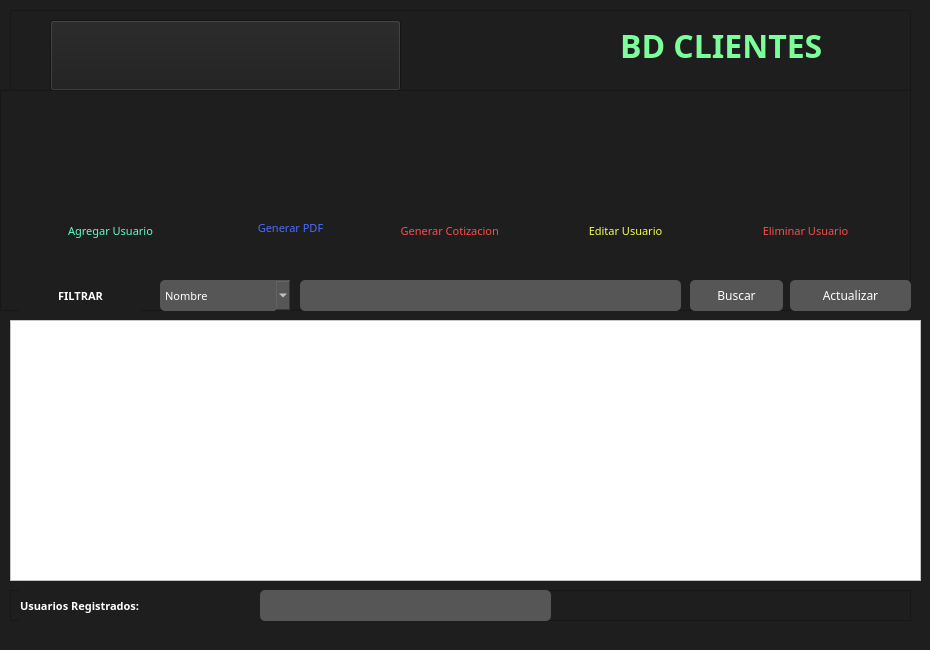
<?xml version="1.0" encoding="UTF-8"?>
<ui version="4.0">
 <class>List_Cliente</class>
 <widget class="QWidget" name="List_Cliente">
  <property name="geometry">
   <rect>
    <x>0</x>
    <y>0</y>
    <width>930</width>
    <height>650</height>
   </rect>
  </property>
  <property name="font">
   <font>
    <family>LEMON MILK Bold</family>
    <weight>75</weight>
    <bold>true</bold>
   </font>
  </property>
  <property name="windowTitle">
   <string>BD Momentum</string>
  </property>
  <property name="autoFillBackground">
   <bool>false</bool>
  </property>
  <property name="styleSheet">
   <string notr="true">background-color: rgb(30, 30, 30);

</string>
  </property>
  <widget class="QFrame" name="frame_imagenes">
   <property name="geometry">
    <rect>
     <x>10</x>
     <y>10</y>
     <width>901</width>
     <height>81</height>
    </rect>
   </property>
   <property name="frameShape">
    <enum>QFrame::StyledPanel</enum>
   </property>
   <property name="frameShadow">
    <enum>QFrame::Raised</enum>
   </property>
   <widget class="QLabel" name="label_BD_Clientes">
    <property name="geometry">
     <rect>
      <x>610</x>
      <y>10</y>
      <width>271</width>
      <height>51</height>
     </rect>
    </property>
    <property name="font">
     <font>
      <family>LEMON MILK Bold</family>
      <pointsize>24</pointsize>
      <weight>75</weight>
      <bold>true</bold>
     </font>
    </property>
    <property name="layoutDirection">
     <enum>Qt::LeftToRight</enum>
    </property>
    <property name="autoFillBackground">
     <bool>false</bool>
    </property>
    <property name="styleSheet">
     <string notr="true">background-color: rgb(30, 30,30);
color: rgb(124, 255, 155);</string>
    </property>
    <property name="text">
     <string>BD CLIENTES</string>
    </property>
   </widget>
   <widget class="QPushButton" name="pushButton">
    <property name="geometry">
     <rect>
      <x>40</x>
      <y>10</y>
      <width>351</width>
      <height>71</height>
     </rect>
    </property>
    <property name="text">
     <string/>
    </property>
    <property name="icon">
     <iconset>
      <normaloff>../assets/images/logo-momentum.png</normaloff>../assets/images/logo-momentum.png</iconset>
    </property>
    <property name="iconSize">
     <size>
      <width>300</width>
      <height>300</height>
     </size>
    </property>
   </widget>
  </widget>
  <widget class="QFrame" name="frame">
   <property name="geometry">
    <rect>
     <x>0</x>
     <y>90</y>
     <width>911</width>
     <height>221</height>
    </rect>
   </property>
   <property name="frameShape">
    <enum>QFrame::StyledPanel</enum>
   </property>
   <property name="frameShadow">
    <enum>QFrame::Raised</enum>
   </property>
   <widget class="QPushButton" name="add_cliente">
    <property name="geometry">
     <rect>
      <x>60</x>
      <y>10</y>
      <width>121</width>
      <height>111</height>
     </rect>
    </property>
    <property name="cursor">
     <cursorShape>PointingHandCursor</cursorShape>
    </property>
    <property name="styleSheet">
     <string notr="true">background-color: rgb(255, 255, 255);</string>
    </property>
    <property name="text">
     <string/>
    </property>
    <property name="icon">
     <iconset>
      <normaloff>../assets/icons/2150373-social-media/png/001-add user.png</normaloff>../assets/icons/2150373-social-media/png/001-add user.png</iconset>
    </property>
    <property name="iconSize">
     <size>
      <width>100</width>
      <height>100</height>
     </size>
    </property>
    <property name="flat">
     <bool>true</bool>
    </property>
   </widget>
   <widget class="QPushButton" name="add_pdf">
    <property name="geometry">
     <rect>
      <x>230</x>
      <y>10</y>
      <width>121</width>
      <height>111</height>
     </rect>
    </property>
    <property name="cursor">
     <cursorShape>PointingHandCursor</cursorShape>
    </property>
    <property name="styleSheet">
     <string notr="true">background-color: rgb(255, 255, 255);</string>
    </property>
    <property name="text">
     <string/>
    </property>
    <property name="icon">
     <iconset>
      <normaloff>../assets/icons/2150373-social-media/png/035-profile.png</normaloff>../assets/icons/2150373-social-media/png/035-profile.png</iconset>
    </property>
    <property name="iconSize">
     <size>
      <width>100</width>
      <height>100</height>
     </size>
    </property>
    <property name="flat">
     <bool>true</bool>
    </property>
   </widget>
   <widget class="QPushButton" name="add_cotizacion">
    <property name="geometry">
     <rect>
      <x>400</x>
      <y>10</y>
      <width>121</width>
      <height>111</height>
     </rect>
    </property>
    <property name="cursor">
     <cursorShape>PointingHandCursor</cursorShape>
    </property>
    <property name="styleSheet">
     <string notr="true">background-color: rgb(255, 255, 255);</string>
    </property>
    <property name="text">
     <string/>
    </property>
    <property name="icon">
     <iconset>
      <normaloff>../assets/icons/2150373-social-media/png/031-online shop.png</normaloff>../assets/icons/2150373-social-media/png/031-online shop.png</iconset>
    </property>
    <property name="iconSize">
     <size>
      <width>100</width>
      <height>100</height>
     </size>
    </property>
    <property name="flat">
     <bool>true</bool>
    </property>
   </widget>
   <widget class="QPushButton" name="edit_cliente">
    <property name="geometry">
     <rect>
      <x>560</x>
      <y>10</y>
      <width>121</width>
      <height>111</height>
     </rect>
    </property>
    <property name="cursor">
     <cursorShape>PointingHandCursor</cursorShape>
    </property>
    <property name="styleSheet">
     <string notr="true">background-color: rgb(255, 255, 255);</string>
    </property>
    <property name="text">
     <string/>
    </property>
    <property name="icon">
     <iconset>
      <normaloff>../assets/icons/2150373-social-media/png/046-user-modify.png</normaloff>../assets/icons/2150373-social-media/png/046-user-modify.png</iconset>
    </property>
    <property name="iconSize">
     <size>
      <width>100</width>
      <height>100</height>
     </size>
    </property>
    <property name="flat">
     <bool>true</bool>
    </property>
   </widget>
   <widget class="QPushButton" name="spr_cliente">
    <property name="geometry">
     <rect>
      <x>750</x>
      <y>10</y>
      <width>121</width>
      <height>111</height>
     </rect>
    </property>
    <property name="cursor">
     <cursorShape>PointingHandCursor</cursorShape>
    </property>
    <property name="styleSheet">
     <string notr="true">background-color: rgb(255, 255, 255);</string>
    </property>
    <property name="text">
     <string/>
    </property>
    <property name="icon">
     <iconset>
      <normaloff>../assets/icons/2150373-social-media/png/037-remove user.png</normaloff>../assets/icons/2150373-social-media/png/037-remove user.png</iconset>
    </property>
    <property name="iconSize">
     <size>
      <width>100</width>
      <height>100</height>
     </size>
    </property>
    <property name="flat">
     <bool>true</bool>
    </property>
   </widget>
   <widget class="QLabel" name="add_user">
    <property name="geometry">
     <rect>
      <x>50</x>
      <y>120</y>
      <width>121</width>
      <height>41</height>
     </rect>
    </property>
    <property name="font">
     <font>
      <family>8514oem</family>
      <pointsize>8</pointsize>
      <weight>50</weight>
      <bold>false</bold>
     </font>
    </property>
    <property name="styleSheet">
     <string notr="true">color: rgb(100, 252, 196);
</string>
    </property>
    <property name="text">
     <string>Agregar Usuario</string>
    </property>
    <property name="alignment">
     <set>Qt::AlignCenter</set>
    </property>
    <property name="wordWrap">
     <bool>true</bool>
    </property>
   </widget>
   <widget class="QLabel" name="pdf">
    <property name="geometry">
     <rect>
      <x>220</x>
      <y>130</y>
      <width>141</width>
      <height>16</height>
     </rect>
    </property>
    <property name="font">
     <font>
      <family>8514oem</family>
      <pointsize>8</pointsize>
      <weight>50</weight>
      <bold>false</bold>
     </font>
    </property>
    <property name="styleSheet">
     <string notr="true">color: rgb(76, 108, 255);
</string>
    </property>
    <property name="text">
     <string>Generar PDF</string>
    </property>
    <property name="alignment">
     <set>Qt::AlignCenter</set>
    </property>
   </widget>
   <widget class="QLabel" name="cotizacion">
    <property name="geometry">
     <rect>
      <x>400</x>
      <y>120</y>
      <width>111</width>
      <height>41</height>
     </rect>
    </property>
    <property name="font">
     <font>
      <family>8514oem</family>
      <pointsize>8</pointsize>
      <weight>50</weight>
      <bold>false</bold>
     </font>
    </property>
    <property name="styleSheet">
     <string notr="true">color: rgb(255, 76, 76);
</string>
    </property>
    <property name="text">
     <string>Generar Cotizacion    </string>
    </property>
    <property name="alignment">
     <set>Qt::AlignCenter</set>
    </property>
    <property name="wordWrap">
     <bool>true</bool>
    </property>
   </widget>
   <widget class="QLabel" name="cotizacion_2">
    <property name="geometry">
     <rect>
      <x>570</x>
      <y>120</y>
      <width>111</width>
      <height>41</height>
     </rect>
    </property>
    <property name="font">
     <font>
      <family>8514oem</family>
      <pointsize>8</pointsize>
      <weight>50</weight>
      <bold>false</bold>
     </font>
    </property>
    <property name="styleSheet">
     <string notr="true">color: rgb(242, 255, 76);
</string>
    </property>
    <property name="text">
     <string>Editar Usuario</string>
    </property>
    <property name="alignment">
     <set>Qt::AlignCenter</set>
    </property>
    <property name="wordWrap">
     <bool>true</bool>
    </property>
   </widget>
   <widget class="QLabel" name="cotizacion_3">
    <property name="geometry">
     <rect>
      <x>750</x>
      <y>120</y>
      <width>111</width>
      <height>41</height>
     </rect>
    </property>
    <property name="font">
     <font>
      <family>8514oem</family>
      <pointsize>8</pointsize>
      <weight>50</weight>
      <bold>false</bold>
     </font>
    </property>
    <property name="styleSheet">
     <string notr="true">color: rgb(255, 76, 76);
</string>
    </property>
    <property name="text">
     <string>Eliminar Usuario</string>
    </property>
    <property name="alignment">
     <set>Qt::AlignCenter</set>
    </property>
    <property name="wordWrap">
     <bool>true</bool>
    </property>
   </widget>
   <widget class="QTextEdit" name="busqueda">
    <property name="geometry">
     <rect>
      <x>300</x>
      <y>190</y>
      <width>381</width>
      <height>31</height>
     </rect>
    </property>
    <property name="font">
     <font>
      <family>8514oem</family>
      <pointsize>8</pointsize>
     </font>
    </property>
    <property name="styleSheet">
     <string notr="true">background-color: rgb(86, 86, 86);
border-radius: 5px;
color: rgb(255, 255, 255);</string>
    </property>
    <property name="markdown">
     <string/>
    </property>
    <property name="html">
     <string>&lt;!DOCTYPE HTML PUBLIC &quot;-//W3C//DTD HTML 4.0//EN&quot; &quot;http://www.w3.org/TR/REC-html40/strict.dtd&quot;&gt;
&lt;html&gt;&lt;head&gt;&lt;meta name=&quot;qrichtext&quot; content=&quot;1&quot; /&gt;&lt;style type=&quot;text/css&quot;&gt;
p, li { white-space: pre-wrap; }
&lt;/style&gt;&lt;/head&gt;&lt;body style=&quot; font-family:'8514oem'; font-size:8pt; font-weight:400; font-style:normal;&quot;&gt;
&lt;p style=&quot;-qt-paragraph-type:empty; margin-top:6px; margin-bottom:6px; margin-left:0px; margin-right:0px; -qt-block-indent:0; text-indent:0px;&quot;&gt;&lt;br /&gt;&lt;/p&gt;&lt;/body&gt;&lt;/html&gt;</string>
    </property>
   </widget>
   <widget class="QComboBox" name="Filtrar">
    <property name="geometry">
     <rect>
      <x>160</x>
      <y>190</y>
      <width>131</width>
      <height>31</height>
     </rect>
    </property>
    <property name="font">
     <font>
      <family>8514oem</family>
      <pointsize>8</pointsize>
      <weight>50</weight>
      <bold>false</bold>
     </font>
    </property>
    <property name="styleSheet">
     <string notr="true">background-color: rgb(86, 86, 86);
border-radius: 5px;
color: rgb(255, 255, 255);</string>
    </property>
    <item>
     <property name="text">
      <string>Nombre</string>
     </property>
    </item>
    <item>
     <property name="text">
      <string>Cédula</string>
     </property>
    </item>
    <item>
     <property name="text">
      <string>Fecha</string>
     </property>
    </item>
   </widget>
   <widget class="QLabel" name="filtrar">
    <property name="geometry">
     <rect>
      <x>20</x>
      <y>190</y>
      <width>121</width>
      <height>31</height>
     </rect>
    </property>
    <property name="font">
     <font>
      <family>8514oem</family>
      <pointsize>8</pointsize>
      <weight>75</weight>
      <bold>true</bold>
     </font>
    </property>
    <property name="styleSheet">
     <string notr="true">color: rgb(255, 255, 255);
</string>
    </property>
    <property name="text">
     <string>FILTRAR</string>
    </property>
    <property name="alignment">
     <set>Qt::AlignCenter</set>
    </property>
    <property name="wordWrap">
     <bool>true</bool>
    </property>
   </widget>
   <widget class="QPushButton" name="buscar">
    <property name="geometry">
     <rect>
      <x>690</x>
      <y>190</y>
      <width>93</width>
      <height>31</height>
     </rect>
    </property>
    <property name="font">
     <font>
      <family>8514oem</family>
     </font>
    </property>
    <property name="cursor">
     <cursorShape>PointingHandCursor</cursorShape>
    </property>
    <property name="styleSheet">
     <string notr="true">background-color: rgb(86, 86, 86);
border-radius: 5px;
color: rgb(255, 255, 255);
box-shadow: 2px 2px 5px ;
</string>
    </property>
    <property name="text">
     <string>Buscar</string>
    </property>
    <property name="icon">
     <iconset>
      <normaloff>../assets/icons/2150373-social-media/png/039-search.png</normaloff>../assets/icons/2150373-social-media/png/039-search.png</iconset>
    </property>
    <property name="checkable">
     <bool>false</bool>
    </property>
    <property name="autoDefault">
     <bool>false</bool>
    </property>
    <property name="default">
     <bool>false</bool>
    </property>
    <property name="flat">
     <bool>false</bool>
    </property>
   </widget>
   <widget class="QPushButton" name="actualizar">
    <property name="geometry">
     <rect>
      <x>790</x>
      <y>190</y>
      <width>121</width>
      <height>31</height>
     </rect>
    </property>
    <property name="font">
     <font>
      <family>8514oem</family>
     </font>
    </property>
    <property name="cursor">
     <cursorShape>PointingHandCursor</cursorShape>
    </property>
    <property name="styleSheet">
     <string notr="true">background-color: rgb(86, 86, 86);
border-radius: 5px;
color: rgb(255, 255, 255);</string>
    </property>
    <property name="text">
     <string>Actualizar</string>
    </property>
    <property name="icon">
     <iconset>
      <normaloff>../assets/icons/2150373-social-media/png/updated.png</normaloff>../assets/icons/2150373-social-media/png/updated.png</iconset>
    </property>
   </widget>
  </widget>
  <widget class="QFrame" name="abajo">
   <property name="geometry">
    <rect>
     <x>10</x>
     <y>590</y>
     <width>901</width>
     <height>31</height>
    </rect>
   </property>
   <property name="frameShape">
    <enum>QFrame::StyledPanel</enum>
   </property>
   <property name="frameShadow">
    <enum>QFrame::Raised</enum>
   </property>
   <widget class="QLabel" name="numero_clientes">
    <property name="geometry">
     <rect>
      <x>10</x>
      <y>0</y>
      <width>251</width>
      <height>31</height>
     </rect>
    </property>
    <property name="font">
     <font>
      <family>8514oem</family>
      <pointsize>8</pointsize>
      <weight>75</weight>
      <bold>true</bold>
     </font>
    </property>
    <property name="styleSheet">
     <string notr="true">color: rgb(255, 255, 255);
</string>
    </property>
    <property name="text">
     <string>Usuarios Registrados:</string>
    </property>
    <property name="alignment">
     <set>Qt::AlignLeading|Qt::AlignLeft|Qt::AlignVCenter</set>
    </property>
    <property name="wordWrap">
     <bool>false</bool>
    </property>
   </widget>
   <widget class="QLabel" name="usuarios_n">
    <property name="geometry">
     <rect>
      <x>250</x>
      <y>0</y>
      <width>291</width>
      <height>31</height>
     </rect>
    </property>
    <property name="font">
     <font>
      <family>LEMON MILK</family>
      <pointsize>11</pointsize>
      <weight>75</weight>
      <bold>true</bold>
     </font>
    </property>
    <property name="styleSheet">
     <string notr="true">background-color: rgb(86, 86, 86);
border-radius: 5px;
color: rgb(255, 255, 255);</string>
    </property>
    <property name="text">
     <string/>
    </property>
    <property name="alignment">
     <set>Qt::AlignLeading|Qt::AlignLeft|Qt::AlignVCenter</set>
    </property>
    <property name="wordWrap">
     <bool>false</bool>
    </property>
   </widget>
  </widget>
  <widget class="QTableWidget" name="table_clientes">
   <property name="geometry">
    <rect>
     <x>10</x>
     <y>320</y>
     <width>911</width>
     <height>261</height>
    </rect>
   </property>
   <property name="styleSheet">
    <string notr="true">background-color: rgb(255, 255, 255);
color: rgb(16, 16, 16);</string>
   </property>
  </widget>
 </widget>
 <resources/>
 <connections/>
</ui>
